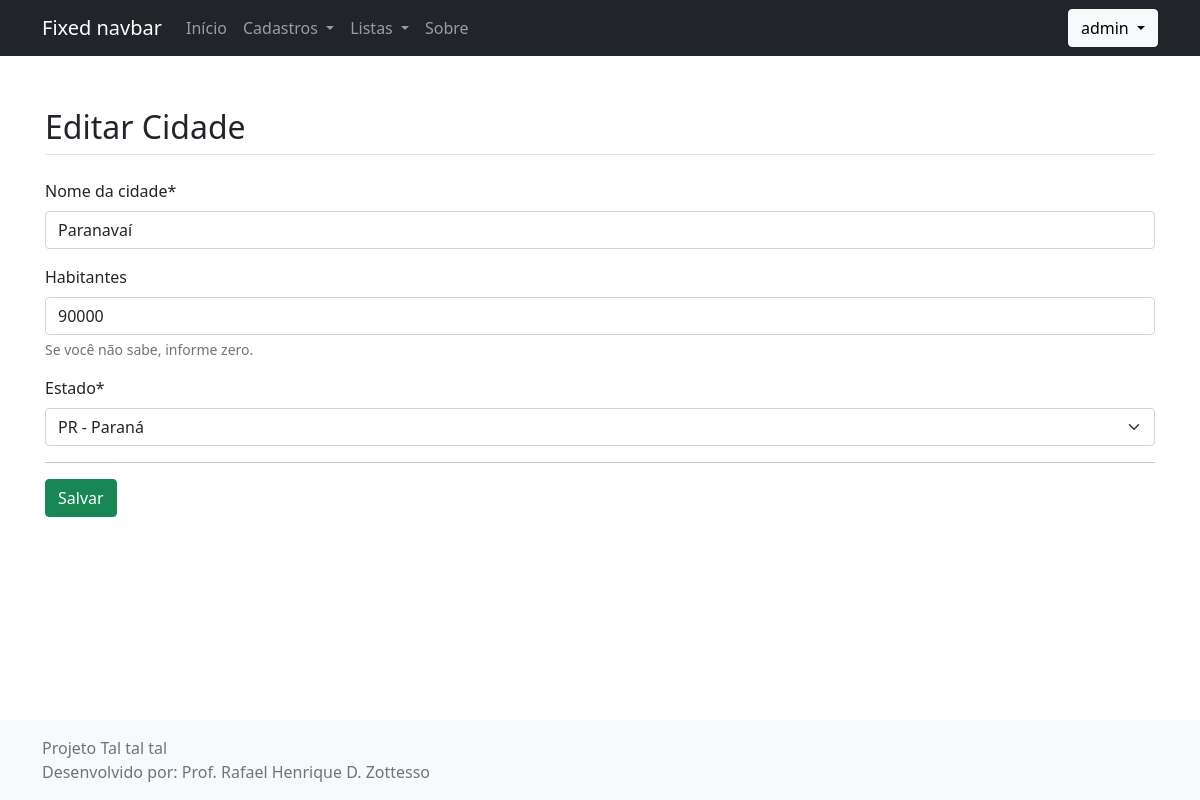
Screenshot of /editar/cidade/1/ (signed in) with the database file from the repository.
### cadastros/models.py (models this page shows, shortened)
class Cidade(models.Model):
    nome = models.CharField(max_length=50, verbose_name="Nome da cidade", )
    habitantes = models.IntegerField(null=True, blank=True, default=0, help_text="Se você não sabe, informe zero.")
    estado = models.ForeignKey(Estado, on_delete=models.PROTECT)

class Estado(models.Model):
    sigla = models.CharField(max_length=2, unique=True)
    nome = models.CharField(max_length=50)
    def __str__(self):
        return self.sigla + ' - ' + self.nome

### cadastros/views.py (the view)
# urls.py: path('editar/cidade/<int:pk>/', CidadeUpdate.as_view(), name='editar-cidade'),
class CidadeUpdate(LoginRequiredMixin, UpdateView):
    login_url = reverse_lazy('index')
    model = Cidade
    fields = ['nome', 'habitantes', 'estado']
    template_name = 'cadastros/form.html'
    success_url = reverse_lazy('listar-cidade')
    def get_context_data(self, **kwargs):
        context = super().get_context_data(**kwargs)
        context['titulo'] = 'Editar Cidade'
        context['botao'] = 'Salvar'
        context['cor'] = 'success'
        return context

### cadastros/templates/cadastros/form.html (shortened to what this page needs)
{% extends 'paginas/modelo.html' %}
{% load static %}
{% load crispy_forms_tags %}
{% block conteudo %}
    <h2 class="mt-4 mb-4 border-bottom pb-2">
        {{ titulo }}
    </h2>
    <form method="POST">
        {{ form|crispy }}
        <hr class="">
        <button type="submit" class="btn btn-{{cor}}">
            {{ botao }}
        </button>
    </form>
{% endblock %}

### paginas/templates/paginas/modelo.html (shortened to what this page needs)
{% load static %}
<!doctype html>
<html lang="pt-br" class="h-100">
<head>
    <link href="{% static 'css/bootstrap.css' %}" rel="stylesheet">
</head>
<body class="d-flex flex-column h-100">
    <header>
        <nav class="navbar navbar-expand-md navbar-dark fixed-top bg-dark">
            <div class="container">
                <a class="navbar-brand" href="#">Fixed navbar</a>
                <div class="collapse navbar-collapse" id="navbarCollapse">
                    <ul class="navbar-nav me-auto mb-2 mb-md-0">
                        <li class="nav-item">
                            <a class="nav-link" aria-current="page" href="{% url 'index-2' %}">Início</a>
                        </li>
                        {% if request.user.is_authenticated %}
                        <li class="nav-item dropdown">
                            <a class="nav-link dropdown-toggle" href="#" id="navbarDropdown" role="button" data-bs-toggle="dropdown"
                                aria-expanded="false">
                                Cadastros
                            </a>
                        </li>
                        <li class="nav-item dropdown">
                            <a class="nav-link dropdown-toggle" href="#" id="navbarDropdown" role="button" data-bs-toggle="dropdown"
                                aria-expanded="false">
                                Listas
                            </a>
                        </li>
                        {% endif %}
                        <li class="nav-item">
                            <a class="nav-link" href="{% url 'sobre' %}">Sobre</a>
                        </li>
                    </ul>
                    {% if request.user.is_authenticated %}
                    <div class="dropdown">
                        <button class="btn btn-light dropdown-toggle" type="button" id="dropdownMenuButton1" data-bs-toggle="dropdown"
                            aria-expanded="false">
                            {{ request.user }}
                        </button>
                    </div>
                    {% else %}
                    <a href="{% url 'login' %}" class="btn btn-light mx-2">Login</a>
                    <a href="#" class="btn btn-success mx-2">Registrar</a>
                    {% endif %}
                </div>
            </div>
        </nav>
    </header>
    <main class="flex-shrink-0">
        <div class="container">
            <br>
            {% block conteudo %}{% endblock %}
        </div>
    </main>
    <footer class="footer mt-auto py-3 bg-light">
        <div class="container">
            <span class="text-muted">
                {% block rodape %}
                Projeto Tal tal tal <br>
                Desenvolvido por: Prof. Rafael Henrique D. Zottesso
                {% endblock %}
            </span>
        </div>
    </footer>
</body>
</html>

### paginas/templates/paginas/modelo.html (style rules this page uses)
main > .container { padding: 60px 15px 0; }

### rows the page displays
Cidade: nome "Paranavaí", habitantes "90000", estado "PR - Paraná"

### other values shown
{{ request.user }} "admin"
{{ titulo }} "Editar Cidade"
{{ botao }} "Salvar"
